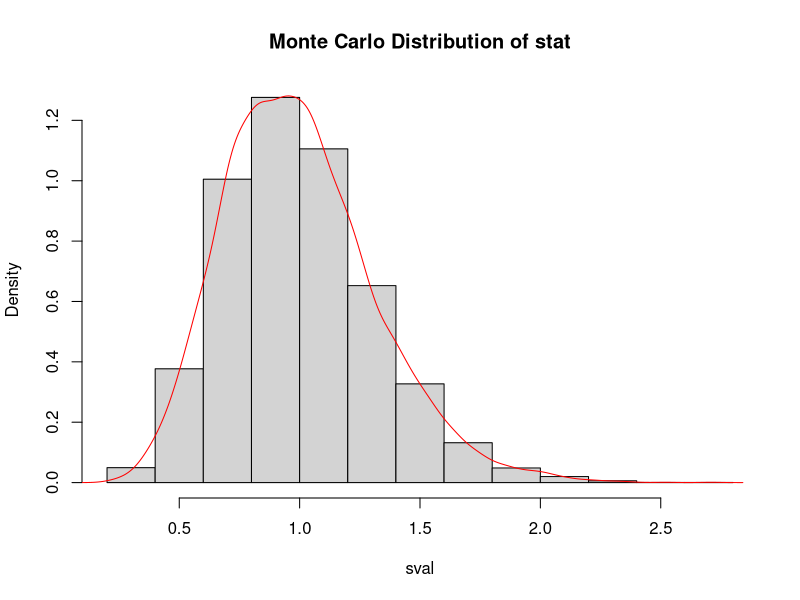
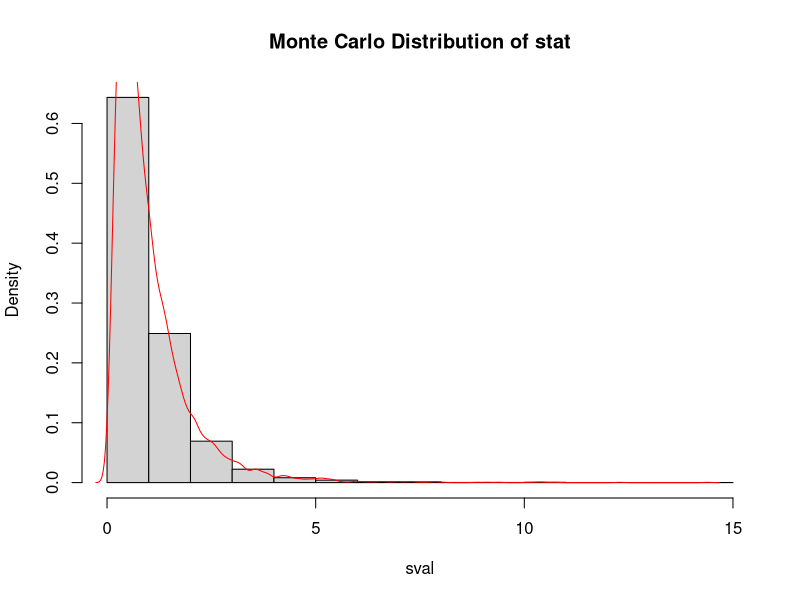
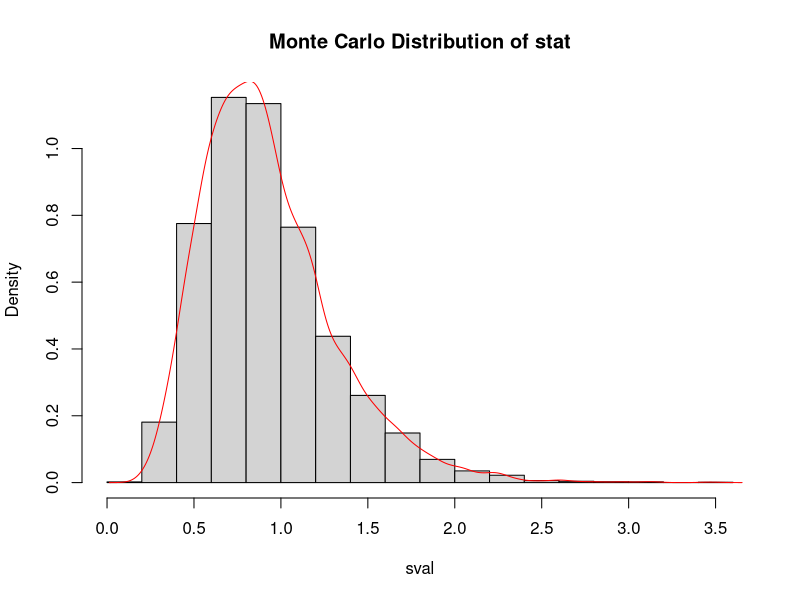
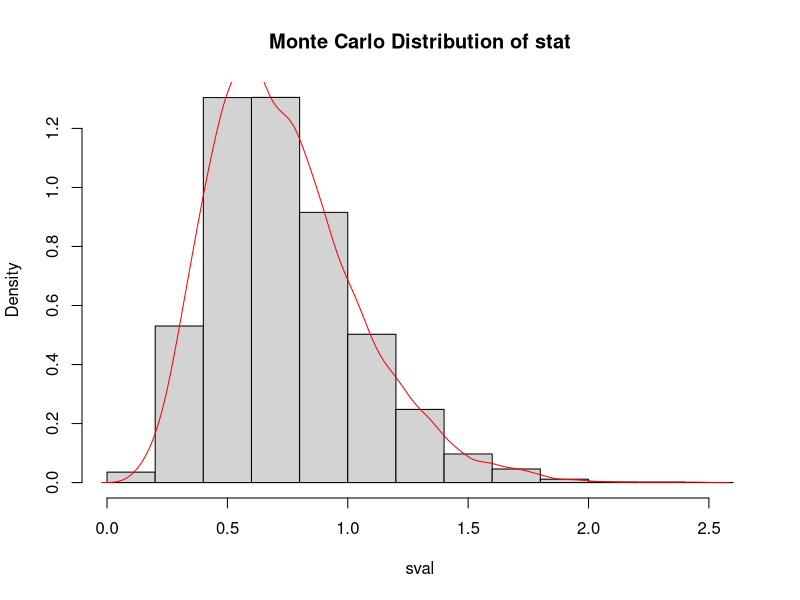
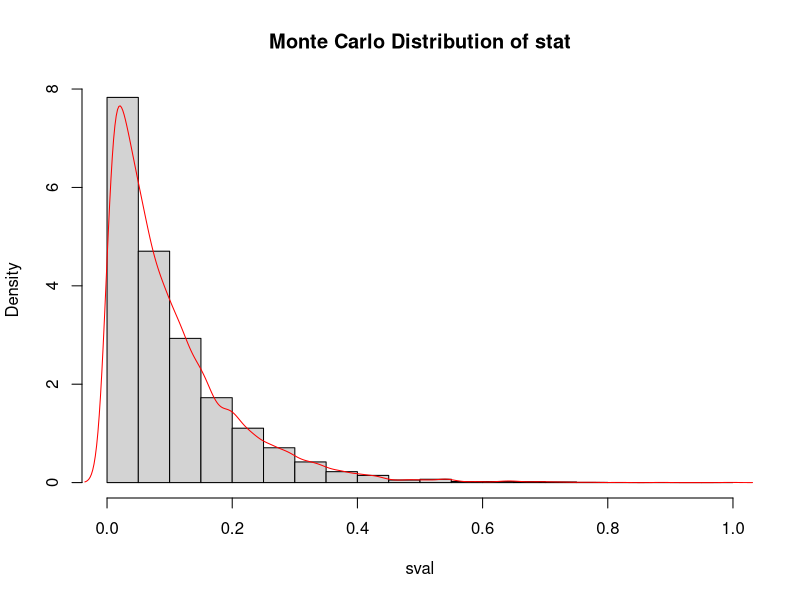
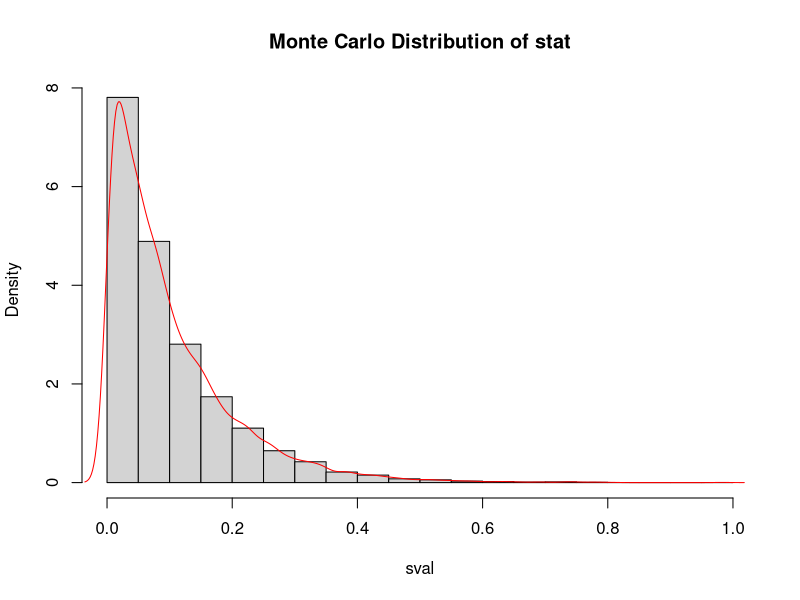
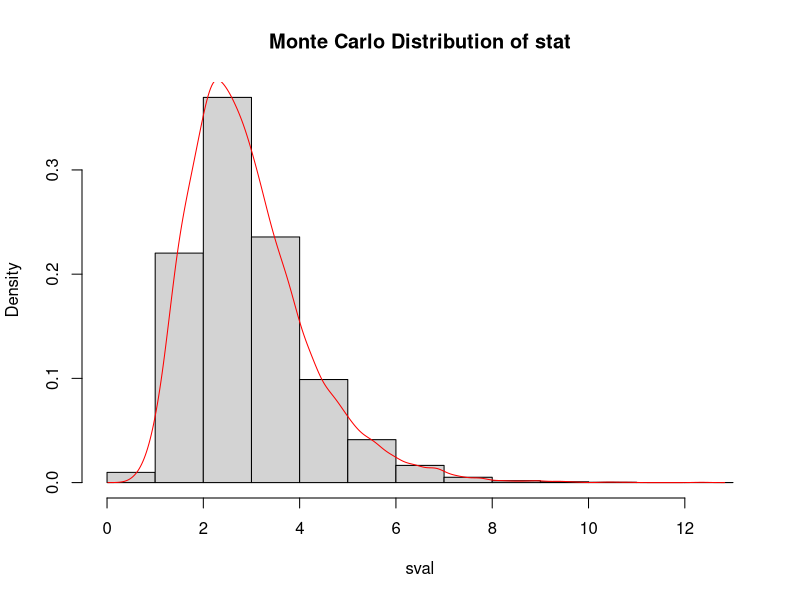
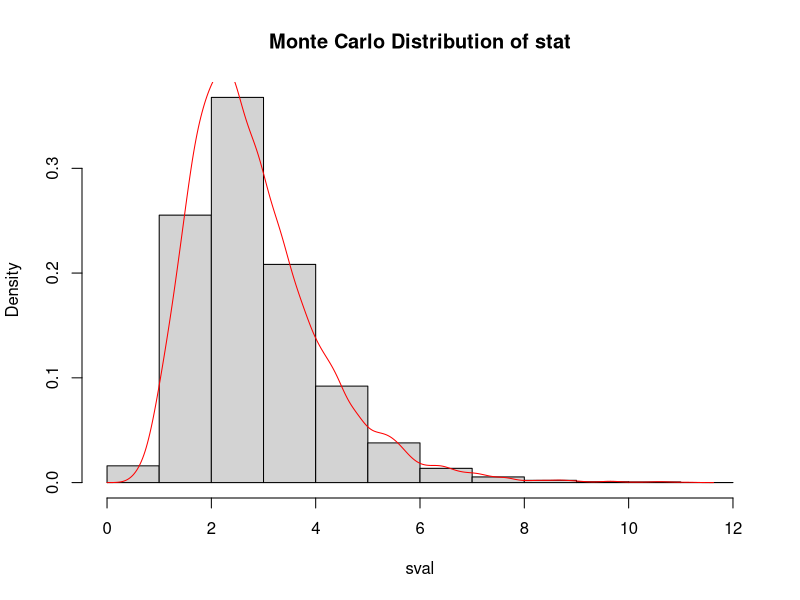

Reproduce these figures in R, in order.
##### Ex3-1: Distribution of Estimators based on MC Simulation
Exam2<-function(n,m,rate){
  sval=1:m
  for(i in 1:m){sval[i]=rate(rexp(n,1))}
  hist(sval,probability=TRUE,main="Monte Carlo Distribution of stat")
  lines(density(sval),col="red")
  return(c(summary(sval),var(sval),quantile(sval,c(0.025,0.975))))
}

Exam2(10,10000,mean)
Exam2(10,10000,var)
Exam2(10,10000,sd)
Exam2(10,10000,median)
Exam2(10,10000,quantile)
Exam2(10,10000,min)
Exam2(10,10000,max)
fun<-function(x){max(x)-min(x)}
Exam2(10,10000,fun)
fun<-function(x){sd(x)/mean(x)}
Exam2(10,10000,fun)
Exam2(10,10000,sum)

Exam2(30,10000,mean)
Exam2(30,10000,var)
Exam2(30,10000,sd)
Exam2(30,10000,median)
Exam2(30,10000,quantile)
Exam2(30,10000,min)
Exam2(30,10000,max)
fun<-function(x){max(x)-min(x)}
Exam2(30,10000,fun)
fun<-function(x){sd(x)/mean(x)}
Exam2(30,10000,fun)
Exam2(30,10000,sum)

Exam2(100,10000,mean)
Exam2(100,10000,var)
Exam2(100,10000,sd)
Exam2(100,10000,median)
Exam2(100,10000,quantile)
Exam2(100,10000,min)
Exam2(100,10000,max)
fun<-function(x){max(x)-min(x)}
Exam2(100,10000,fun)
fun<-function(x){sd(x)/mean(x)}
Exam2(100,10000,fun)
Exam2(100,10000,sum)
